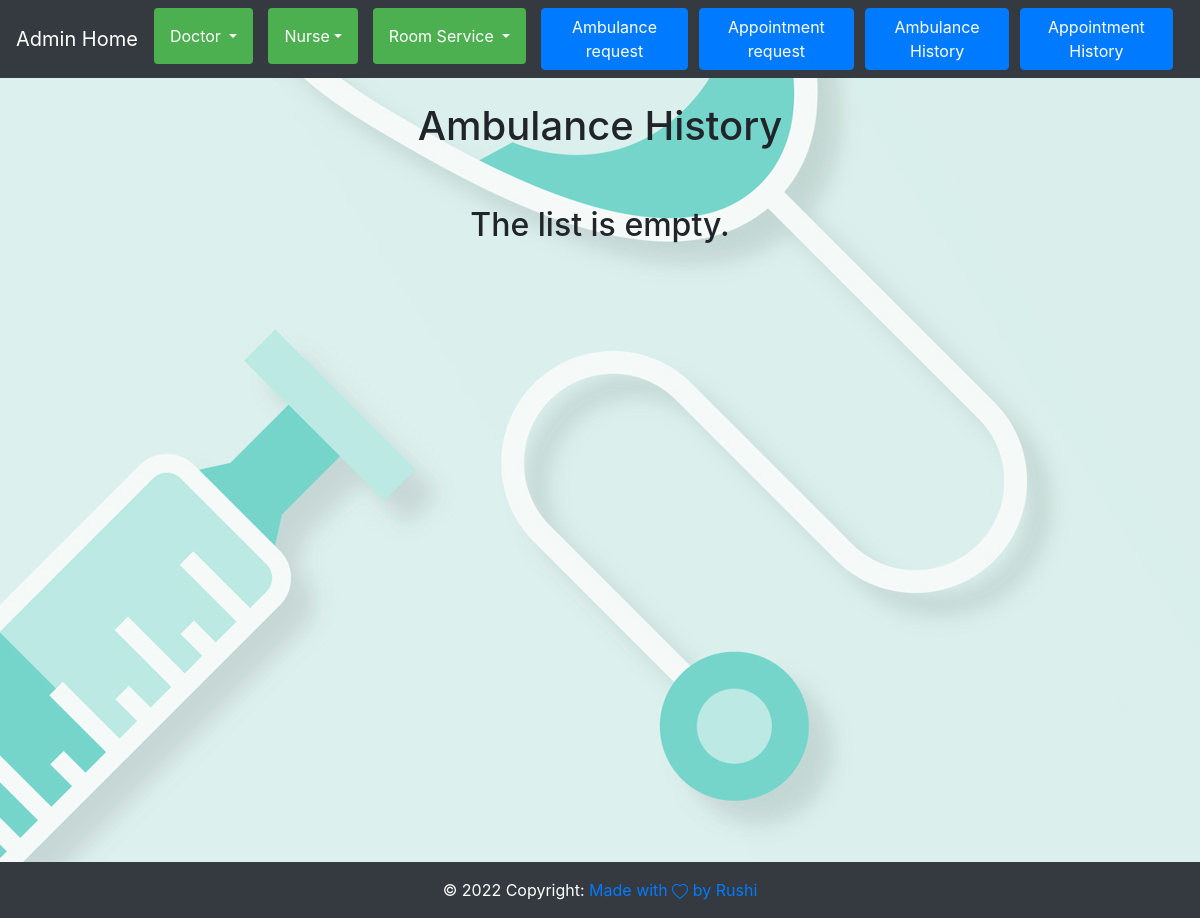
The app's page /admin_app/Read_Ambulance_History/, older data.
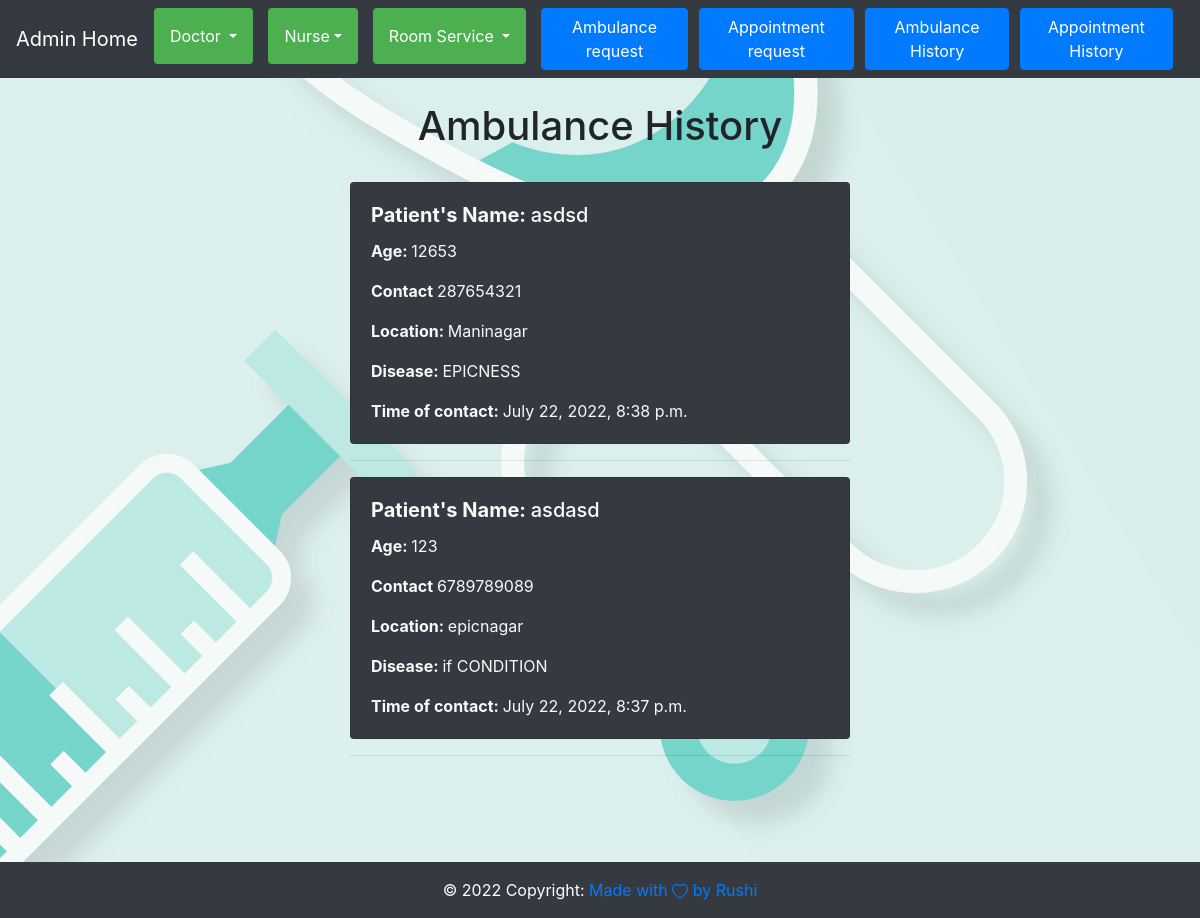
The same page, newer data.
### app/models.py (models this page shows, shortened)
class Ambulance(models.Model):
    Patient_Name = models.CharField(max_length=30)
    Patient_Age = models.IntegerField()
    Patient_Contact = models.IntegerField()
    Location = models.CharField(max_length=20)
    Disease = models.CharField(max_length=200)
    date_time = models.DateTimeField(auto_now_add=True)
    dispatched = models.BooleanField(default=False)

### admin_app/views.py (the view)
# urls.py: path("Read_Ambulance_History/",views.Read_Ambulance_History,name="Read_Ambulance_History"),
def Read_Ambulance_History(request):
    read = Ambulance.objects.filter(dispatched=True)
    return render(request, "Read_Ambulance_History.html",{"read":read})

### admin_app/context_processors.py (called while the page is built, shortened)
def check_user_priviledge(request):
    data = models.admin_user.objects.filter(isadmin=True).values('user_id', 'isadmin')
    check=False
    return {'is_user_admin': check}

### templates/Read_Ambulance_History.html
{%extends 'base.html'%} {%block containt%} {%include 'nav.html'%}
<br />
<h1 style="text-align: center">Ambulance History</h1>
<br />
<div id="content">
  {%for i in read reversed%}
  <div class="wrapper">
    <div class="card bg-dark text-light">
      <div class="card-body">
        <h5 class="card-title">
          <span style="font-weight: bold">Patient's Name: </span
          >{{i.Patient_Name}}
        </h5>
        <p class="card-text">
          <span style="font-weight: bold">Age: </span>{{i.Patient_Age}}
        </p>
        <p class="card-text">
          <span style="font-weight: bold">Contact </span>{{i.Patient_Contact}}
        </p>
        <p class="card-text">
          <span style="font-weight: bold">Location: </span>{{i.Location}}
        </p>
        <p class="card-text">
          <span style="font-weight: bold">Disease: </span>{{i.Disease}}
        </p>
        <p class="card-text">
          <span style="font-weight: bold">Time of contact: </span
          >{{i.date_time}}
        </p>
      </div>
    </div>
    <hr />
  </div>
  {%empty%}
  <br />
  <h2 class="wrapper" style="text-align: center">The list is empty.</h2>
  {%endfor%}
</div>
{%include 'footer.html'%} {%endblock%}

Row changes from the older to the newer data that the page shows:
added Ambulance: Patient_Name "asdsd", Patient_Age "12653", Patient_Contact "287654321", Location "Maninagar", Disease "EPICNESS", date_time "July 22, 2022, 8:38 p.m."
added Ambulance: Patient_Name "asdasd", Patient_Age "123", Patient_Contact "6789789089", Location "epicnagar", Disease "if CONDITION", date_time "July 22, 2022, 8:37 p.m."
Text that changed along with them:
text no longer shown: "The list is empty."
